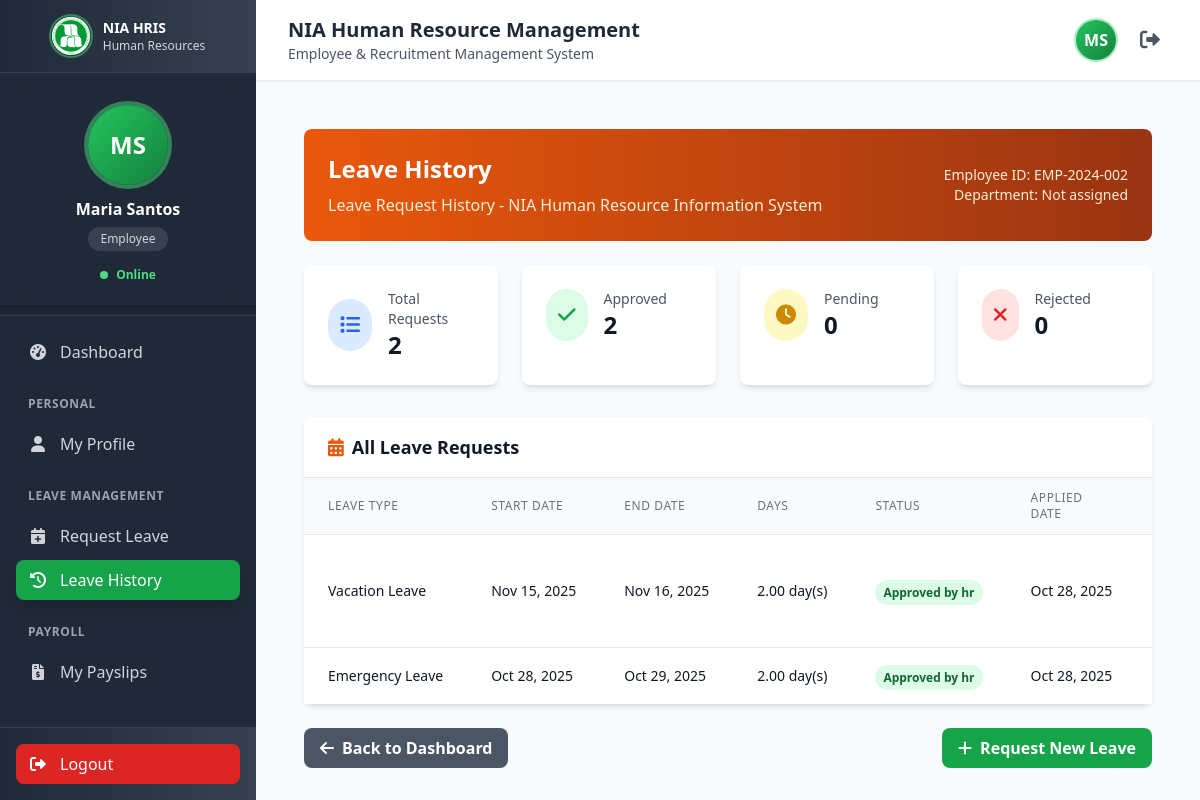
Screenshot of /employee-leave-history.php (signed in) with the database file from the repository.
### tables this page shows
CREATE TABLE IF NOT EXISTS `employees` (
  `id` int(11) NOT NULL AUTO_INCREMENT,
  `employee_id` varchar(20) NOT NULL,
  `first_name` varchar(50) NOT NULL,
  `last_name` varchar(50) NOT NULL,
  `email` varchar(100) NOT NULL,
  `password` varchar(255) DEFAULT NULL,
  `position` varchar(100) NOT NULL,
  `department` varchar(100) NOT NULL,
  `department_id` int(11) DEFAULT NULL,
  `employee_type` enum('faculty','staff','admin') DEFAULT 'staff',
  `hire_date` date NOT NULL,
  `phone` varchar(20) DEFAULT NULL,
  `sss_number` varchar(20) DEFAULT NULL,
  `pagibig_number` varchar(20) DEFAULT NULL,
  `tin_number` varchar(20) DEFAULT NULL,
  `philhealth_number` varchar(20) DEFAULT NULL,
  `address` text DEFAULT NULL,
  `is_active` tinyint(1) DEFAULT 1,
  `created_at` timestamp NOT NULL DEFAULT current_timestamp(),
  `updated_at` timestamp NULL DEFAULT NULL ON UPDATE current_timestamp(),
  `blood_type` varchar(10) DEFAULT NULL,
  `medical_conditions` text DEFAULT NULL,
  `allergies` text DEFAULT NULL,
  `medications` text DEFAULT NULL,
  `last_medical_checkup` date DEFAULT NULL,
  `medical_notes` text DEFAULT NULL,
  `emergency_contact_name` varchar(100) DEFAULT NULL,
  `emergency_contact_number` varchar(20) DEFAULT NULL,
  PRIMARY KEY (`id`),
  UNIQUE KEY `employee_id` (`employee_id`),
  UNIQUE KEY `email` (`email`),
  KEY `idx_department` (`department`),
  KEY `idx_employee_type` (`employee_type`),
  KEY `idx_department_id` (`department_id`),
  CONSTRAINT `fk_employees_department` FOREIGN KEY (`department_id`) REFERENCES `departments` (`id`) ON DELETE SET NULL ON UPDATE CASCADE
);

CREATE TABLE IF NOT EXISTS `employee_leave_requests` (
  `id` int(11) NOT NULL AUTO_INCREMENT,
  `employee_id` int(11) NOT NULL,
  `leave_type_id` int(11) NOT NULL,
  `start_date` date NOT NULL,
  `end_date` date NOT NULL,
  `total_days` decimal(5,2) NOT NULL,
  `reason` text NOT NULL,
  `status` enum('pending','approved_by_head','approved_by_hr','rejected','cancelled') DEFAULT 'pending',
  `department_head_approval` enum('pending','approved','rejected') DEFAULT 'pending',
  `hr_approval` enum('pending','approved','rejected') DEFAULT 'pending',
  `department_head_id` int(11) DEFAULT NULL,
  `hr_approver_id` int(11) DEFAULT NULL,
  `department_head_comment` text DEFAULT NULL,
  `hr_comment` text DEFAULT NULL,
  `department_head_approved_at` timestamp NULL DEFAULT NULL,
  `hr_approved_at` timestamp NULL DEFAULT NULL,
  `created_at` timestamp NOT NULL DEFAULT current_timestamp(),
  `updated_at` timestamp NULL DEFAULT NULL ON UPDATE current_timestamp(),
  PRIMARY KEY (`id`),
  KEY `idx_employee_id` (`employee_id`),
  KEY `idx_leave_type_id` (`leave_type_id`),
  KEY `idx_start_date` (`start_date`),
  KEY `idx_status` (`status`),
  KEY `idx_department_head_approval` (`department_head_approval`),
  KEY `idx_hr_approval` (`hr_approval`),
  KEY `department_head_id` (`department_head_id`),
  KEY `hr_approver_id` (`hr_approver_id`),
  CONSTRAINT `employee_leave_requests_ibfk_1` FOREIGN KEY (`employee_id`) REFERENCES `employees` (`id`) ON DELETE CASCADE,
  CONSTRAINT `employee_leave_requests_ibfk_2` FOREIGN KEY (`leave_type_id`) REFERENCES `leave_types` (`id`) ON DELETE CASCADE,
  CONSTRAINT `employee_leave_requests_ibfk_3` FOREIGN KEY (`department_head_id`) REFERENCES `employees` (`id`) ON DELETE SET NULL,
  CONSTRAINT `employee_leave_requests_ibfk_4` FOREIGN KEY (`hr_approver_id`) REFERENCES `employees` (`id`) ON DELETE SET NULL
);

CREATE TABLE IF NOT EXISTS `leave_types` (
  `id` int(11) NOT NULL AUTO_INCREMENT,
  `name` varchar(100) NOT NULL,
  `description` text DEFAULT NULL,
  `max_days_per_year` int(11) DEFAULT NULL,
  `requires_approval` tinyint(1) NOT NULL DEFAULT 1,
  `is_active` tinyint(1) NOT NULL DEFAULT 1,
  `created_at` timestamp NOT NULL DEFAULT current_timestamp(),
  `updated_at` timestamp NOT NULL DEFAULT current_timestamp() ON UPDATE current_timestamp(),
  PRIMARY KEY (`id`)
);

### employee-leave-history.php (the view, shortened to what this page needs)
<?php
require_once 'config/database.php';
$user_id = $_SESSION['user_id'];
$user_query = "SELECT email FROM users WHERE id = ?";
$user_stmt = mysqli_prepare($conn, $user_query);
mysqli_stmt_bind_param($user_stmt, "i", $user_id);
mysqli_stmt_execute($user_stmt);
$user_info = mysqli_fetch_assoc(mysqli_stmt_get_result($user_stmt));
$user_email = $user_info['email'] ?? '';
$employee_query = "SELECT e.*, d.name as department_name
                   FROM employees e
                   LEFT JOIN departments d ON e.department_id = d.id
                   WHERE e.email = ? AND e.is_active = 1";
$employee_stmt = mysqli_prepare($conn, $employee_query);
mysqli_stmt_bind_param($employee_stmt, "s", $user_email);
mysqli_stmt_execute($employee_stmt);
$employee = mysqli_fetch_assoc(mysqli_stmt_get_result($employee_stmt));
$employee_id = $employee['id'];
$leaves_query = "SELECT elr.*, lt.name as leave_type_name
                 FROM employee_leave_requests elr
                 LEFT JOIN leave_types lt ON elr.leave_type_id = lt.id
                 WHERE elr.employee_id = ?
                 ORDER BY elr.created_at DESC";
$leaves_stmt = mysqli_prepare($conn, $leaves_query);
mysqli_stmt_bind_param($leaves_stmt, "i", $employee_id);
mysqli_stmt_execute($leaves_stmt);
$leave_requests = mysqli_fetch_all(mysqli_stmt_get_result($leaves_stmt), MYSQLI_ASSOC);
$total_requests = count($leave_requests);
$approved_requests = count(array_filter($leave_requests, function($req) {
    return in_array($req['status'], ['approved_by_hr', 'approved_by_head']);
}));
$pending_requests = count(array_filter($leave_requests, function($req) {
    return $req['status'] === 'pending';
}));
$rejected_requests = count(array_filter($leave_requests, function($req) {
    return $req['status'] === 'rejected';
}));
include 'includes/header.php';
?>
<div class="container mx-auto px-4 py-6">
    <div class="bg-gradient-to-r from-orange-600 to-orange-800 text-white rounded-lg p-6 mb-6">
        <div class="flex items-center justify-between">
            <div>
                <h1 class="text-2xl font-bold mb-2">Leave History</h1>
                <p class="text-orange-100">Leave Request History - NIA Human Resource Information System</p>
            </div>
            <div class="text-right">
                <p class="text-sm text-orange-100">Employee ID: <?php echo htmlspecialchars($employee['employee_id']); ?></p>
                <p class="text-sm text-orange-100">Department: <?php echo htmlspecialchars($employee['department_name'] ?? 'Not assigned'); ?></p>
            </div>
        </div>
    </div>
    <div class="grid grid-cols-1 md:grid-cols-4 gap-6 mb-8">
        <div class="bg-white rounded-lg shadow-md p-6">
            <div class="flex items-center">
                <div class="p-3 rounded-full bg-blue-100 text-blue-600">
                    <i class="fas fa-list text-xl"></i>
                </div>
                <div class="ml-4">
                    <p class="text-sm font-medium text-gray-600">Total Requests</p>
                    <p class="text-2xl font-bold text-gray-900"><?php echo $total_requests; ?></p>
                </div>
            </div>
        </div>
        <div class="bg-white rounded-lg shadow-md p-6">
            <div class="flex items-center">
                <div class="p-3 rounded-full bg-green-100 text-green-600">
                    <i class="fas fa-check text-xl"></i>
                </div>
                <div class="ml-4">
                    <p class="text-sm font-medium text-gray-600">Approved</p>
                    <p class="text-2xl font-bold text-gray-900"><?php echo $approved_requests; ?></p>
                </div>
            </div>
        </div>
        <div class="bg-white rounded-lg shadow-md p-6">
            <div class="flex items-center">
                <div class="p-3 rounded-full bg-yellow-100 text-yellow-600">
                    <i class="fas fa-clock text-xl"></i>
                </div>
                <div class="ml-4">
                    <p class="text-sm font-medium text-gray-600">Pending</p>
                    <p class="text-2xl font-bold text-gray-900"><?php echo $pending_requests; ?></p>
                </div>
            </div>
        </div>
        <div class="bg-white rounded-lg shadow-md p-6">
            <div class="flex items-center">
                <div class="p-3 rounded-full bg-red-100 text-red-600">
                    <i class="fas fa-times text-xl"></i>
                </div>
                <div class="ml-4">
                    <p class="text-sm font-medium text-gray-600">Rejected</p>
                    <p class="text-2xl font-bold text-gray-900"><?php echo $rejected_requests; ?></p>
                </div>
            </div>
        </div>
    </div>
    <div class="bg-white rounded-lg shadow-md">
        <div class="px-6 py-4 border-b border-gray-200">
            <h3 class="text-lg font-semibold text-gray-900 flex items-center">
                <i class="fas fa-calendar-alt mr-2 text-orange-600"></i>All Leave Requests
            </h3>
        </div>
        <div class="overflow-x-auto">
            <table class="min-w-full divide-y divide-gray-200">
                <thead class="bg-gray-50">
                    <tr>
                        <th scope="col" class="px-6 py-3 text-left text-xs font-medium text-gray-500 uppercase tracking-wider">Leave Type</th>
                        <th scope="col" class="px-6 py-3 text-left text-xs font-medium text-gray-500 uppercase tracking-wider">Start Date</th>
                        <th scope="col" class="px-6 py-3 text-left text-xs font-medium text-gray-500 uppercase tracking-wider">End Date</th>
                        <th scope="col" class="px-6 py-3 text-left text-xs font-medium text-gray-500 uppercase tracking-wider">Days</th>
                        <th scope="col" class="px-6 py-3 text-left text-xs font-medium text-gray-500 uppercase tracking-wider">Status</th>
                        <th scope="col" class="px-6 py-3 text-left text-xs font-medium text-gray-500 uppercase tracking-wider">Applied Date</th>
                        <th scope="col" class="px-6 py-3 text-left text-xs font-medium text-gray-500 uppercase tracking-wider">Reason</th>
                    </tr>
                </thead>
                <tbody class="bg-white divide-y divide-gray-200">
                    <?php if (empty($leave_requests)): ?>
                        <tr>
                            <td colspan="7" class="px-6 py-4 text-center text-gray-500">No leave requests found</td>
                        </tr>
                    <?php else: ?>
                        <?php foreach ($leave_requests as $leave): ?>
                            <tr class="hover:bg-gray-50">
                                <td class="px-6 py-4 whitespace-nowrap text-sm font-medium text-gray-900">
                                    <?php echo htmlspecialchars($leave['leave_type_name'] ?? 'Leave'); ?>
                                </td>
                                <td class="px-6 py-4 whitespace-nowrap text-sm text-gray-900">
                                    <?php echo date('M d, Y', strtotime($leave['start_date'])); ?>
                                </td>
                                <td class="px-6 py-4 whitespace-nowrap text-sm text-gray-900">
                                    <?php echo date('M d, Y', strtotime($leave['end_date'])); ?>
                                </td>
                                <td class="px-6 py-4 whitespace-nowrap text-sm text-gray-900">
                                    <?php echo $leave['total_days']; ?> day(s)
                                </td>
                                <td class="px-6 py-4 whitespace-nowrap">
                                    <span class="px-2 py-1 text-xs font-semibold rounded-full
                                        <?php
                                        switch($leave['status']) {
                                            case 'approved_by_hr': echo 'bg-green-100 text-green-800'; break;
                                        }
                                        ?>">
                                        <?php echo ucfirst(str_replace('_', ' ', $leave['status'] ?? 'Unknown')); ?>
                                    </span>
                                </td>
                                <td class="px-6 py-4 whitespace-nowrap text-sm text-gray-900">
                                    <?php echo date('M d, Y', strtotime($leave['created_at'])); ?>
                                </td>
                                <td class="px-6 py-4 text-sm text-gray-900">
                                </td>
                            </tr>
                        <?php endforeach; ?>
                    <?php endif; ?>
                </tbody>
            </table>
        </div>
    </div>
    <div class="mt-6 flex justify-between">
        <a href="employee-dashboard.php" class="bg-gray-600 hover:bg-gray-700 text-white font-bold py-2 px-4 rounded-lg transition-colors">
            <i class="fas fa-arrow-left mr-2"></i>Back to Dashboard
        </a>
        <a href="create-leave-request-form.php" class="bg-green-600 hover:bg-green-700 text-white font-bold py-2 px-4 rounded-lg transition-colors">
            <i class="fas fa-plus mr-2"></i>Request New Leave
        </a>
    </div>
</div>

### includes/header.php (style rules this page uses)
body, html { overflow-x: hidden; max-width: 100vw; }

### rows the page displays
employees: employee "EMP-2024-002"
employee_leave_requests: leave_type.name "Vacation Leave", start_date "Nov 15, 2025", end_date "Nov 16, 2025", total_days "2.00", status "Approved by hr", created_at "Oct 28, 2025"
employee_leave_requests: leave_type.name "Emergency Leave", start_date "Oct 28, 2025", end_date "Oct 29, 2025", total_days "2.00", status "Approved by hr", created_at "Oct 28, 2025"

### other values shown
$_SESSION['first_name'] . ' ' . $_SESSION['last_name'] "Maria Santos"
str_replace('_', ' ', $_SESSION['role']) "Employee"
$employee['department_name'] "Not assigned"
$total_requests "2"
$approved_requests "2"
$pending_requests "0"
$rejected_requests "0"
